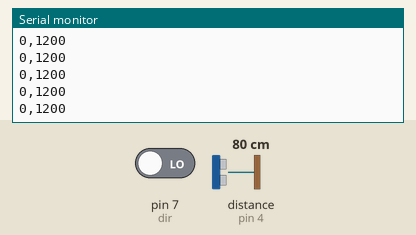
Bench run of a sketch on a simulated Arduino Uno, built with avr-gcc and run on an emulated ATmega328P. Parts: the last lines printed to the serial monitor. Wiring (inferred from the names in the program): ultrasonic range finder: trigger pin 5; echo pin 4. Inputs (shaded band) come from the test bench; at power-on: distance to the obstacle (sensor on pin 4) 80 cm, pin 7 (dir) LOW. The echo pulse lasts 58.3 µs per cm.

Above: at 1.2 s.
1.3 s: distance to the obstacle (sensor on pin 4) set to 4 cm
At 1.38 s:
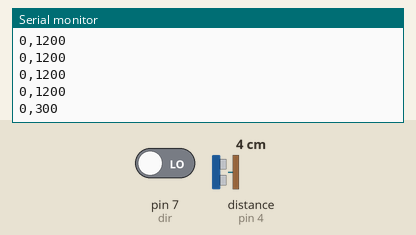
4.3 s: pin 7 (dir) driven HIGH
At 4.41 s:
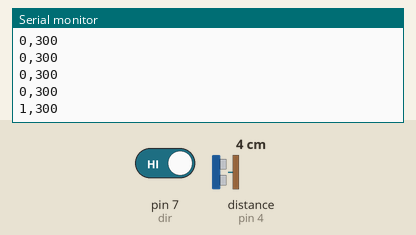
5.8 s: distance to the obstacle (sensor on pin 4) set to 9 cm
At 5.82 s:
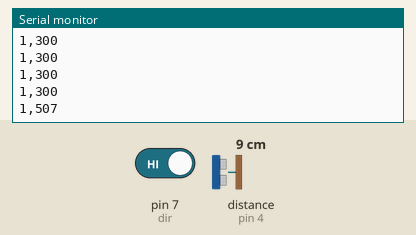
7.3 s: pin 7 (dir) driven LOW
At 7.34 s:
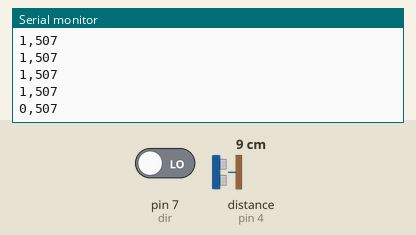
Timing chart, 0 to 9.8 s (numbered marks = the images above; inputs shaded):
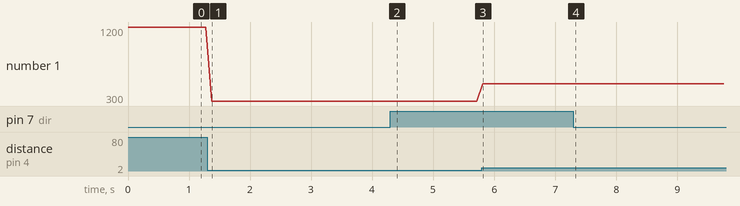

Measured:
- after the input at 1.3 s, the serial monitor: prints a new line after 0.07 s (image 1)
- after the input at 4.3 s, the serial monitor: prints a new line after 0.10 s (image 2)
- after the input at 5.8 s, the serial monitor: prints a new line at once (image 3)
- after the input at 7.3 s, the serial monitor: prints a new line at once (image 4)
- plotted number 1: 1200 → 300 after the input at 1.3 s, 300 → 507 after the input at 5.8 s

The sketch:

ArduinoProcessingGame.ino
```cpp
/*
 * Game with Arduino and Processing
 * Yusra Khan
 * 24 November 2020
 */

const int dir = 7; //switch
const int out = 5; //dist sensor output
const int in = 4; //dist sensor input
long dist; //distance

void setup() {
  Serial.begin(9600);
  pinMode(dir, INPUT);
  pinMode(in, INPUT);
  pinMode(out, OUTPUT);
}

void loop() {
  //ping
  digitalWrite(out, LOW);
  delayMicroseconds(2);
  digitalWrite(out, HIGH);
  delayMicroseconds(5);
  digitalWrite(out, LOW);

  //get echo
  pinMode(in, INPUT);
  dist = pulseIn(in, HIGH);
  dist = constrain(dist, 300, 1200); //constrain to avoid unnecassary values

  //send to processing
  Serial.print(digitalRead(dir)); //switch reading
  Serial.print(",");
  Serial.println(dist); //distance from sensor

  delay(100);
}
```
